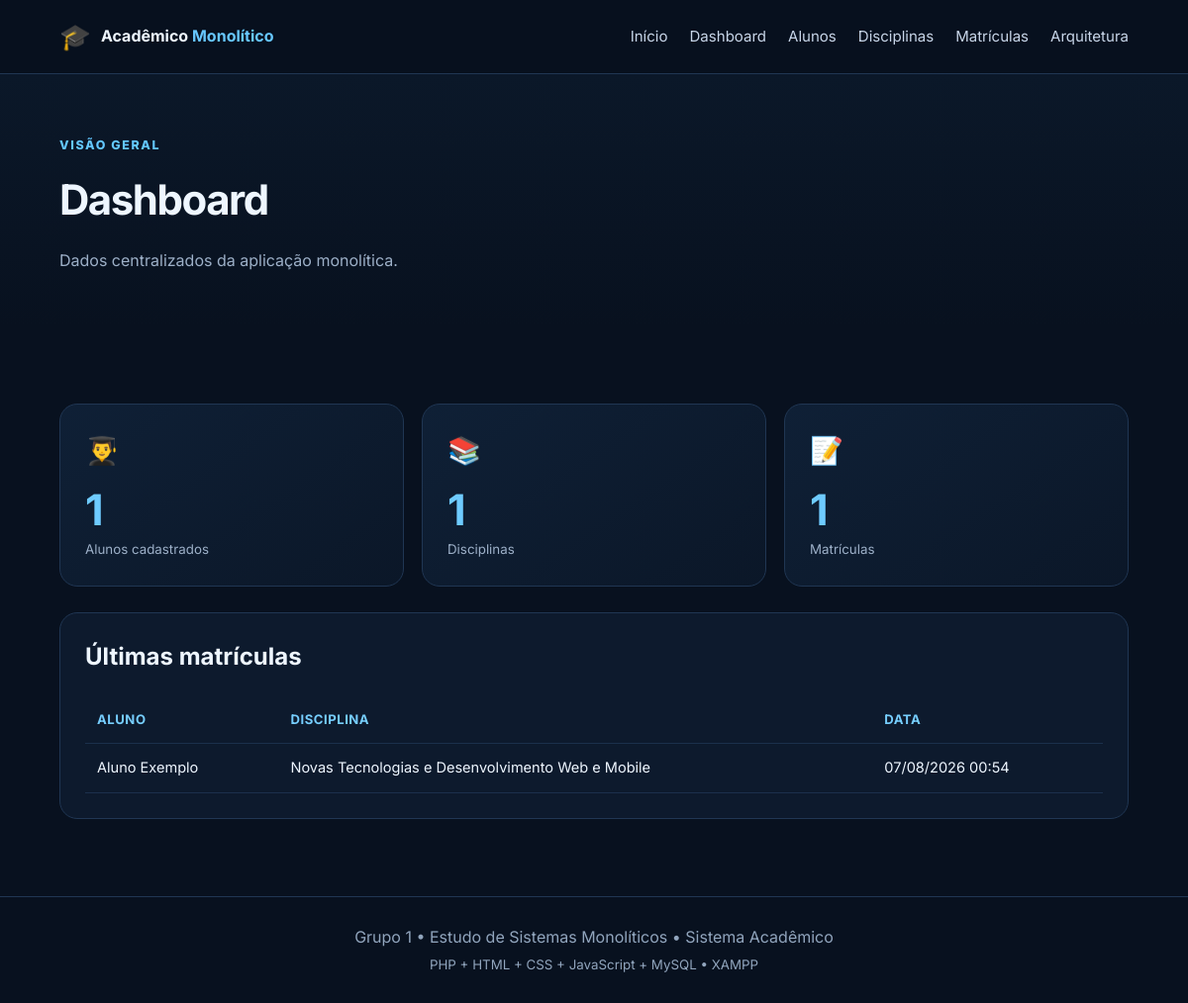
Page /dashboard.php on the committed database.
### tables this page shows
CREATE TABLE IF NOT EXISTS matriculas (
    id INT AUTO_INCREMENT PRIMARY KEY,
    aluno_id INT NOT NULL,
    disciplina_id INT NOT NULL,
    data_matricula TIMESTAMP DEFAULT CURRENT_TIMESTAMP,
    UNIQUE KEY aluno_disciplina (aluno_id, disciplina_id),
    CONSTRAINT fk_matricula_aluno FOREIGN KEY (aluno_id) REFERENCES alunos(id) ON DELETE CASCADE,
    CONSTRAINT fk_matricula_disciplina FOREIGN KEY (disciplina_id) REFERENCES disciplinas(id) ON DELETE CASCADE
);

CREATE TABLE IF NOT EXISTS alunos (
    id INT AUTO_INCREMENT PRIMARY KEY,
    nome VARCHAR(120) NOT NULL,
    email VARCHAR(150) NOT NULL UNIQUE,
    curso VARCHAR(120) NOT NULL,
    criado_em TIMESTAMP DEFAULT CURRENT_TIMESTAMP
);

CREATE TABLE IF NOT EXISTS disciplinas (
    id INT AUTO_INCREMENT PRIMARY KEY,
    nome VARCHAR(120) NOT NULL,
    carga_horaria INT NOT NULL,
    criado_em TIMESTAMP DEFAULT CURRENT_TIMESTAMP
);

### dashboard.php (the view, shortened to what this page needs)
<?php
require 'config/database.php';
$basePath = '';
$totalAlunos = $pdo->query("SELECT COUNT(*) FROM alunos")->fetchColumn();
$totalDisciplinas = $pdo->query("SELECT COUNT(*) FROM disciplinas")->fetchColumn();
$totalMatriculas = $pdo->query("SELECT COUNT(*) FROM matriculas")->fetchColumn();
$ultimas = $pdo->query("
    SELECT m.id, a.nome AS aluno, d.nome AS disciplina, m.data_matricula
    FROM matriculas m
    JOIN alunos a ON a.id = m.aluno_id
    JOIN disciplinas d ON d.id = m.disciplina_id
    ORDER BY m.id DESC LIMIT 5
")->fetchAll();
require 'partials_header.php';
?>
<section class="page-header">
    <div class="container">
        <span class="eyebrow">VISÃO GERAL</span>
        <h1>Dashboard</h1>
        <p>Dados centralizados da aplicação monolítica.</p>
    </div>
</section>
<section class="section">
    <div class="container">
        <div class="stats-grid">
            <div class="stat-card"><span>👨‍🎓</span><strong><?= $totalAlunos ?></strong><small>Alunos cadastrados</small></div>
            <div class="stat-card"><span>📚</span><strong><?= $totalDisciplinas ?></strong><small>Disciplinas</small></div>
            <div class="stat-card"><span>📝</span><strong><?= $totalMatriculas ?></strong><small>Matrículas</small></div>
        </div>
        <div class="panel">
            <div class="panel-header"><h2>Últimas matrículas</h2></div>
            <div class="table-responsive">
                <table>
                    <thead><tr><th>Aluno</th><th>Disciplina</th><th>Data</th></tr></thead>
                    <tbody>
                    <?php if (!$ultimas): ?>
                        <tr><td colspan="3" class="empty">Nenhuma matrícula realizada.</td></tr>
                    <?php else: foreach ($ultimas as $m): ?>
                        <tr>
                            <td><?= htmlspecialchars($m['aluno']) ?></td>
                            <td><?= htmlspecialchars($m['disciplina']) ?></td>
                            <td><?= date('d/m/Y H:i', strtotime($m['data_matricula'])) ?></td>
                        </tr>
                    <?php endforeach; endif; ?>
                    </tbody>
                </table>
            </div>
        </div>
    </div>
</section>
<?php require 'partials_footer.php'; ?>

### partials_header.php (shortened to what this page needs)
<!DOCTYPE html>
<html lang="pt-BR">
<head>
    <link rel="stylesheet" href="<?= $basePath ?? '' ?>assets/css/style.css">
</head>
<body>
<header class="header">
    <div class="container nav">
        <a class="logo" href="<?= $basePath ?? '' ?>index.php">
            <span class="logo-icon">🎓</span>
            <span>Acadêmico <b>Monolítico</b></span>
        </a>
        <nav id="mainMenu">
            <a href="<?= $basePath ?? '' ?>index.php">Início</a>
            <a href="<?= $basePath ?? '' ?>dashboard.php">Dashboard</a>
            <a href="<?= $basePath ?? '' ?>alunos/index.php">Alunos</a>
            <a href="<?= $basePath ?? '' ?>disciplinas/index.php">Disciplinas</a>
            <a href="<?= $basePath ?? '' ?>matriculas/index.php">Matrículas</a>
            <a href="<?= $basePath ?? '' ?>arquitetura.php">Arquitetura</a>
        </nav>
    </div>
</header>
<main>

### partials_footer.php (shortened to what this page needs)
</main>
<footer class="footer">
    <div class="container">
        <p>Grupo 1 • Estudo de Sistemas Monolíticos • Sistema Acadêmico</p>
        <small>PHP + HTML + CSS + JavaScript + MySQL • XAMPP</small>
    </div>
</footer>
</body>
</html>

### assets/css/style.css (style rules this page uses)
:root { --bg:#08111f;--surface:#0d1a2d;--surface2:#11233c;--border:#203653; --text:#eef6ff;--muted:#9db0c8;--primary:#2f7df4;--primary2:#19b5fe; --danger:#ff647c;--shadow:0 18px 55px rgba(0,0,0,.26) }
* { box-sizing:border-box }
html { scroll-behavior:smooth }
body { margin:0;font-family:Inter,Arial,sans-serif;background:var(--bg);color:var(--text);line-height:1.6 }
a { color:inherit }
.container { width:min(1180px,90%);margin:auto }
.header { position:sticky;top:0;z-index:100;background:rgba(8,17,31,.92);backdrop-filter:blur(14px);border-bottom:1px solid var(--border) }
.nav { height:74px;display:flex;align-items:center;justify-content:space-between;gap:30px }
.logo { display:flex;align-items:center;gap:10px;text-decoration:none;font-weight:700 }
.logo b { color:#67c7ff }
.logo-icon { font-size:1.6rem }
nav { display:flex;gap:22px;align-items:center }
nav a { text-decoration:none;color:#c7d5e8;font-size:.94rem }
.eyebrow,.section-heading>span,.arch-block>span { font-size:.78rem;letter-spacing:.13em;font-weight:800;color:#63c7ff;text-transform:uppercase }
.section { padding:78px 0 }
.section-heading h2,.explanation h2,.page-header h1 { font-size:clamp(2rem,3.5vw,3.3rem);margin:9px 0 10px;letter-spacing:-.035em }
.section-heading p,.page-header p { color:var(--muted) }
.page-header { padding:58px 0 38px;background:linear-gradient(180deg,#0b1829,#08111f) }
.page-header h1 { margin-bottom:5px }
.stats-grid { display:grid;grid-template-columns:repeat(3,1fr);gap:18px;margin-bottom:26px }
.stat-card { background:linear-gradient(145deg,#0f2036,#0b1728);border:1px solid var(--border);border-radius:18px;padding:25px;transition:.2s }
.stat-card>span { font-size:1.7rem }
.stat-card strong { display:block;font-size:2.7rem;line-height:1.2;color:#6ecbff;margin-top:12px }
.stat-card small { color:var(--muted) }
.panel,.info-card { background:var(--surface);border:1px solid var(--border);border-radius:18px;padding:25px }
.panel h2 { margin-top:0 }
.panel-header { display:flex;justify-content:space-between;align-items:center;gap:10px }
.table-responsive { overflow:auto }
table { width:100%;border-collapse:collapse;min-width:600px }
th,td { padding:13px 12px;border-bottom:1px solid #1b304c;text-align:left;font-size:.91rem }
th { color:#76ceff;font-size:.82rem;text-transform:uppercase;letter-spacing:.04em }
.footer { text-align:center;padding:28px 0;color:#91a5bd;border-top:1px solid var(--border) }
.footer p { margin:0 }
.footer small { display:block;margin-top:4px }

### rows in the picture
matriculas: aluno.nome "Aluno Exemplo", disciplina.nome "Novas Tecnologias e Desenvolvimento Web e Mobile", data_matricula "07/08/2026 00:54"

### other values in the picture
$totalAlunos "1"
$totalDisciplinas "1"
$totalMatriculas "1"
